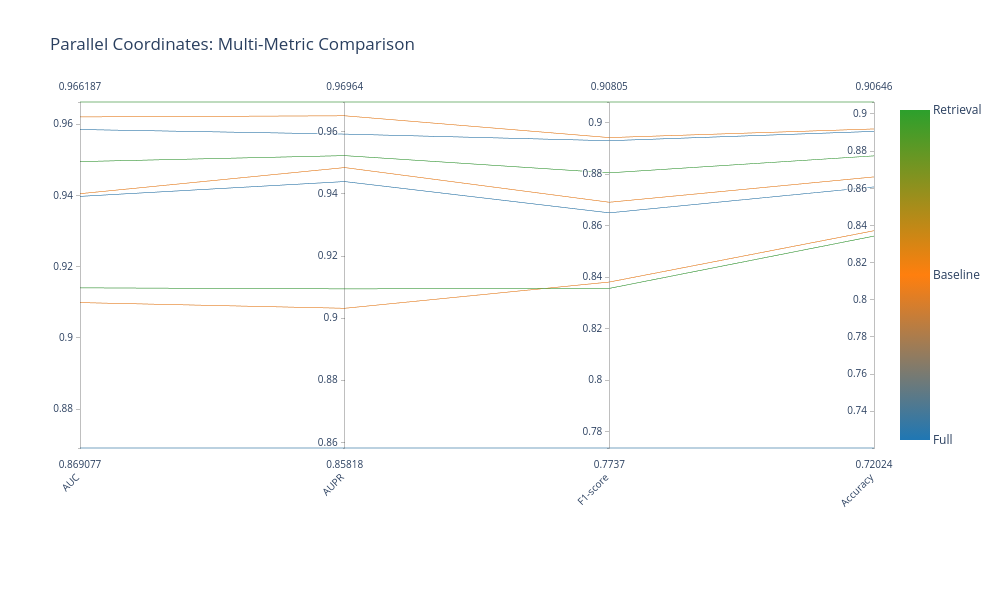

The code cell stored with this chart in its notebook:
### Markdown cell above
## 7. Multi-Metric Parallel Coordinates

Parallel coordinates plot showing the relationship between all metrics across configurations. Each line represents one dataset-setup combination.

### Code cell
# Prepare data for parallel coordinates
parallel_data = agg_data[['config', 'dataset', 'setup', 'AUC_mean', 'AUPR_mean', 'F1_mean', 
                          'Accuracy_mean']].copy()

# Map setup to color
setup_colors = {'full': 0, 'baseline': 1, 'retrieval': 2}
parallel_data['setup_color'] = parallel_data['setup'].map(setup_colors)

# Create parallel coordinates plot
fig = go.Figure(data=
    go.Parcoords(
        line=dict(
            color=parallel_data['setup_color'],
            colorscale=[[0, '#1f77b4'], [0.5, '#ff7f0e'], [1, '#2ca02c']],
            showscale=True,
            cmin=0,
            cmax=2,
            colorbar=dict(tickvals=[0, 1, 2], ticktext=['Full', 'Baseline', 'Retrieval'])
        ),
        dimensions=list([
            dict(label='AUC', values=parallel_data['AUC_mean']),
            dict(label='AUPR', values=parallel_data['AUPR_mean']),
            dict(label='F1-score', values=parallel_data['F1_mean']),
            dict(label='Accuracy', values=parallel_data['Accuracy_mean']),
        ]),
        labelangle=-45,
        labelside='bottom'
    )
)

fig.update_layout(
    title='Parallel Coordinates: Multi-Metric Comparison',
    plot_bgcolor='white',
    paper_bgcolor='white',
    font=dict(size=12),
    height=600,
    width=1000,
    margin=dict(b=150)
)

fig.show()

print("✓ Parallel coordinates plot complete")

### Figure 1 — Plotly figure (JSON) as saved in the notebook; plotly's stock layout.template omitted (floating-point values rounded to 4 significant figures)
{"data": [{"dimensions": [{"label": "AUC", "values": [0.8691, 0.9099, 0.914, 0.9397, 0.9405, 0.9495, 0.9585, 0.962, 0.9662]}, {"label": "AUPR", "values": [0.8582, 0.9032, 0.9094, 0.944, 0.9485, 0.9524, 0.9593, 0.9652, 0.9696]}, {"label": "F1-score", "values": [0.7737, 0.8381, 0.8357, 0.865, 0.8691, 0.8805, 0.893, 0.8942, 0.908]}, {"label": "Accuracy", "values": [0.7202, 0.8372, 0.8343, 0.8608, 0.8662, 0.8775, 0.8906, 0.892, 0.9065]}], "labelangle": -45, "labelside": "bottom", "line": {"cmax": 2, "cmin": 0, "color": [0, 1, 2, 0, 1, 2, 0, 1, 2], "colorbar": {"ticktext": ["Full", "Baseline", "Retrieval"], "tickvals": [0, 1, 2]}, "colorscale": [[0, "#1f77b4"], [0.5, "#ff7f0e"], [1, "#2ca02c"]], "showscale": true}, "type": "parcoords"}], "layout": {"font": {"size": 12}, "height": 600, "margin": {"b": 150}, "paper_bgcolor": "white", "plot_bgcolor": "white", "title": {"text": "Parallel Coordinates: Multi-Metric Comparison"}, "width": 1000}}
